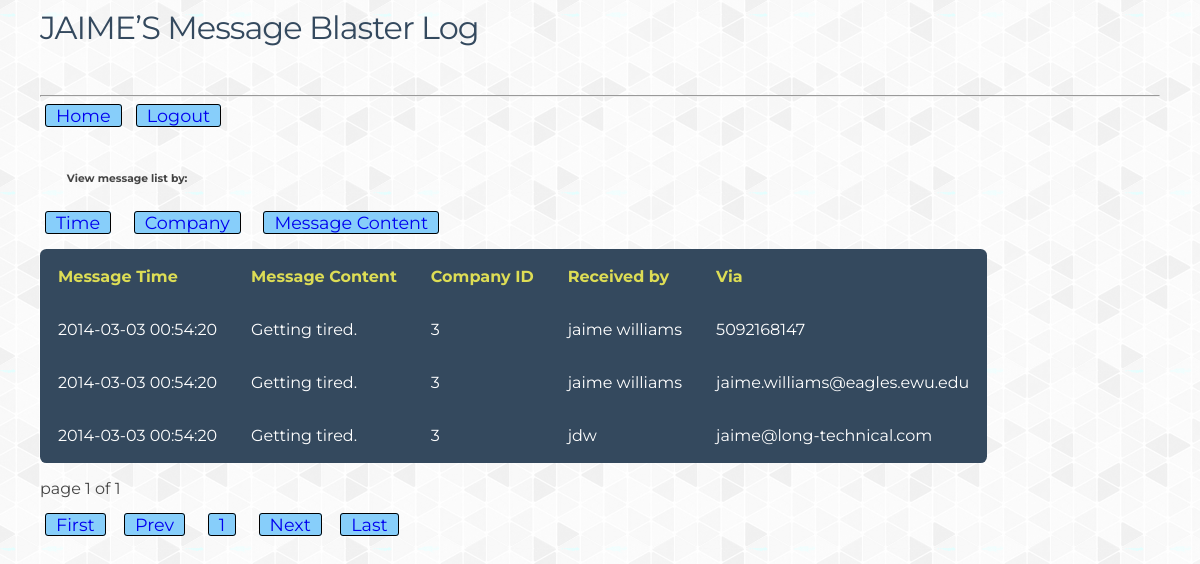
Page /viewMessageLog.php (signed in) on the committed database.
### tables this page shows
CREATE TABLE IF NOT EXISTS `messages` (
  `message_id` int(10) NOT NULL AUTO_INCREMENT,
  `message_time` timestamp NOT NULL DEFAULT CURRENT_TIMESTAMP ON UPDATE CURRENT_TIMESTAMP,
  `message_content` varchar(170) NOT NULL,
  `company_id` int(10) unsigned NOT NULL,
  `rx_by` varchar(75) NOT NULL,
  `medium` varchar(75) NOT NULL,
  PRIMARY KEY (`message_id`),
  FULLTEXT KEY `message_content` (`message_content`),
  FULLTEXT KEY `message_content_2` (`message_content`)
);

### model.php (called while the page is built, shortened)
<?php
function stmt_get_assoc(&$stmt) {
	$stmt->store_result();
	$meta = $stmt->result_metadata();
	$out = array();
	$names = array();
	while ($column = $meta->fetch_field()) {
   		$bindVarsArray[] = &$results[$column->name];
		$names[] = $column->name;
	}
	call_user_func_array(array($stmt, 'bind_result'), $bindVarsArray);
	while ($stmt->fetch()) {
    	for( $i = 0; $i < sizeof($names); $i++ )
    	{
        	$row_tmb[ $names[$i] ] = $bindVarsArray[$i];
    	}
    	$out[] = $row_tmb;
	}
	return $out;
}
function getFilterQuery($filter)
{
	if($filter == "company_id")
		return " company_id ";
	return "";
}
function getAllCountMessage($company_id, $db)
{
	$query = $db->prepare("SELECT COUNT(message_id) AS count FROM messages ");
	$query->execute();
	$r = stmt_get_assoc($query);
	$count = $r[0]['count'];
	return $count;
}
function getAllMessages($company_id, $pageNum, $pageSize, $filter, $db)
{
	$query = $db->prepare("SELECT * FROM messages ORDER BY".getFilterQuery($filter)." LIMIT ?, ?");
	$start = ($pageNum-1)*$pageSize;
	$end = $pageNum*$pageSize;
	$query->bind_param("ii", $start, $end);
	$query->execute();
	return stmt_get_assoc($query);
}
?>

### viewMessageLog.php (the view, shortened to what this page needs)
<?php
	require('model.php');
	$company_name = $_SESSION['company_name'];
	$company_id = $_SESSION['company_id'];
	if ($company_name == 'brian' || $company_name == 'stephen' ||  $company_name == 'jaime'){
		$is_admin = $_SESSION['company_name'];
	}
	else {
		$is_admin = NULL;
	}
	$filter = "company_id";
	$pageNum = 1;
	$db = getDatabase();
	if ($is_admin){
		$messageCount = getAllCountMessage($company_id, $db);
	}
	else {
		$messageCount = getCountMessage($company_id, $db);
	}
	$pageCount = intval(ceil($messageCount / PAGESIZE));
	$pageNum = min(max($pageNum, 1), $pageCount);
	if ($is_admin){
		$results = getAllMessages($company_id, $pageNum, PAGESIZE, $filter, $db);
	}
	else {
		$results = getMessages($company_id, $pageNum, PAGESIZE, $filter, $db);
	}
	$urle = urlencode("landing.php?filter=$filter&page=$pageNum");
?>
<html>
	<head>
		<link rel="stylesheet" type="text/css" href="css/style.css">
	</head>
	<body>
		<h1><?php echo strtoupper($company_name) ?>&#8217;S Message Blaster Log</h1><br />
		<hr>
		<a href=landing.php?ref="<?php echo $urle ?>">Home</a>
		<a href=logout.php?ref="<?php echo $urle ?>">Logout</a>
		<br /><br />
		<?php
			if($messageCount > 0):
		?>
		<h6>View message list by:</h6>
			<a href="<?php echo "viewMessageLog.php?filter=message_time" ?>">Time</a>&nbsp;&nbsp;
			<?php if($is_admin){ ?>
			<a href="<?php echo "viewMessageLog.php?filter=company_id" ?>">Company</a>&nbsp;&nbsp;
			<?php } ?>
			<a href="<?php echo "viewMessageLog.php?filter=message_content" ?>">Message Content</a>&nbsp;&nbsp;
		<table class="rwd-table">
		  <tr>
		    <th>Message Time</th>
		    <th>Message Content</th>
		    <th>Company ID</th>
		    <th>Received by</th>
		    <th>Via</th>
		  </tr>
		<?php
			foreach ($results as $i => $a) :
		?>
			  <tr>
			    <td data-th="<?php echo $a['message_time'] ?>"><?php echo $a['message_time'] ?></td>
			    <td data-th="<?php echo $a['message_content'] ?>"><?php echo $a['message_content'] ?></td>
			    <td data-th="<?php echo $a['company_id'] ?>"><?php echo $a['company_id'] ?></td>
			    <td data-th="<?php echo $a['rx_by'] ?>"><?php echo $a['rx_by'] ?></td>
			    <td data-th="<?php echo $a['medium'] ?>"><?php echo $a['medium'] ?></td>
			  </tr>
		<?php
			endforeach;
		?>
		</table>
		<p>page <?php echo $pageNum ?> of <?php echo $pageCount ?></p>
		<?php
				if($pageCount >= 1):
				?>
				<a href="<?php echo "viewMessageLog.php?filter=$filter&page=1" ?>">First</a>&nbsp;&nbsp;<a href="<?php echo "viewMessageLog.php?filter=$filter&page=".($pageNum-1) ?>">Prev</a>&nbsp;&nbsp;
				<?php
				for ($i=1; $i <= $pageCount ; $i++) {
					echo "<a href=\"viewMessageLog.php?filter=$filter&page=$i\">$i</a>&nbsp;&nbsp;";
				}
				?>
				<a href="<?php echo "viewMessageLog.php?filter=$filter&page=".($pageNum+1) ?>">Next</a>&nbsp;&nbsp;<a href="<?php echo "viewMessageLog.php?filter=$filter&page=$pageCount" ?>">Last</a>&nbsp;&nbsp;
				<?php
				endif;
			else:
		?>
		<?php endif ?>
	</body>
</html>

### css/style.css (style rules this page uses)
body { padding: 0 2em; font-family: Montserrat, sans-serif; -webkit-font-smoothing: antialiased; text-rendering: optimizeLegibility; color: #444; background: url(../img/gplaypattern.png); }
h1 { font-weight: normal; letter-spacing: -1px; color: #34495E; }
h6 { margin: 2.5em; }
a { background-color: #87CEFA; border: 1px solid black; border-radius: 3px; font-size: 1.1em; padding: 0 10px; text-decoration: none; margin: 5px; }
.rwd-table { margin: 1em 0; min-width: 300px; }
.rwd-table tr { border-top: 1px solid #ddd; border-bottom: 1px solid #ddd; }
.rwd-table th { display: none; }
.rwd-table td { display: block; }
.rwd-table td:first-child { padding-top: .5em; }
.rwd-table td:last-child { padding-bottom: .5em; }
.rwd-table td:before { content: attr(data-th) ": "; font-weight: bold; width: 6.5em; display: inline-block; }
@media (min-width: 480px) { .rwd-table td:before { display: none; } }
.rwd-table th, .rwd-table td { text-align: left; }
@media (min-width: 480px) { .rwd-table th, .rwd-table td { display: table-cell; padding: .25em .5em; } }
@media (min-width: 480px) { .rwd-table th:first-child, .rwd-table td:first-child { padding-left: 0; } }
@media (min-width: 480px) { .rwd-table th:last-child, .rwd-table td:last-child { padding-right: 0; } }
.rwd-table { background: #34495E; color: #fff; border-radius: .4em; overflow: hidden; }
.rwd-table tr { border-color: #46627f; }
.rwd-table th, .rwd-table td { margin: .5em 1em; }
@media (min-width: 480px) { .rwd-table th, .rwd-table td { padding: 1em !important; } }
.rwd-table th, .rwd-table td:before { color: #dd5; }

### rows in the picture
messages: message_time "2014-03-03 00:54:20", message_content "Getting tired.", company "3", rx_by "jaime williams", medium "5092168147"
messages: message_time "2014-03-03 00:54:20", message_content "Getting tired.", company "3", rx_by "jaime williams", medium "jaime.williams@eagles.ewu.edu"
messages: message_time "2014-03-03 00:54:20", message_content "Getting tired.", company "3", rx_by "jdw", medium "jaime@long-technical.com"

### other values in the picture
$company_name "JAIME"
$pageNum "1"
$pageCount "1"
